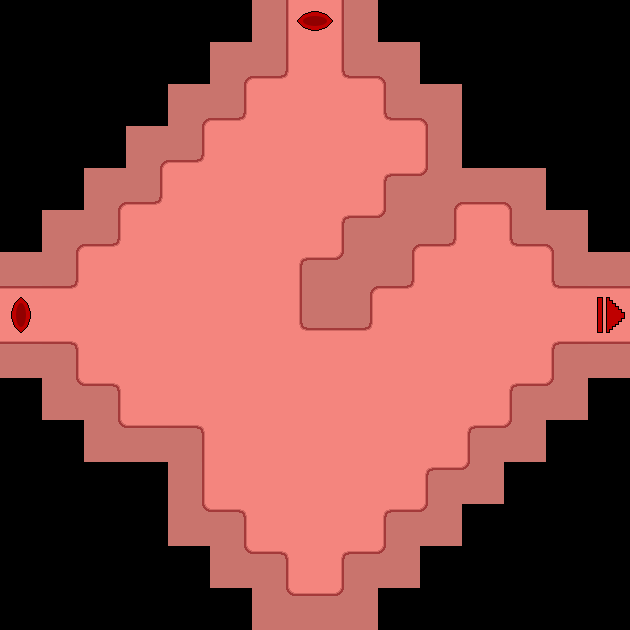

This game map was drawn from its Tiled (.tmx) file and the tilesets committed beside it. A one-line description and the full map source follow:
An orthogonal 15x15 tile map with 42x42 px tiles, 4 tile layers (background, veins, arteries, foreground), 3 tilesets and 33 objects (30x wall, start0, goal, start1).

<map version="1.2" tiledversion="1.3.3" orientation="orthogonal" renderorder="right-down" width="15" height="15" tilewidth="42" tileheight="42" infinite="0" nextlayerid="11" nextobjectid="101">
 <tileset firstgid="1" source="body_tiles.tsx" />
 <tileset firstgid="49" source="artery_and_vein.tsx" />
 <tileset firstgid="89" source="start_and_goal.tsx" />
 <layer id="1" name="background" width="15" height="15">
  <data encoding="csv">
0,0,0,0,0,0,30,1,6,0,0,0,0,0,0,
0,0,0,0,0,38,45,1,9,2,0,0,0,0,0,
0,0,0,0,38,45,1,1,1,9,2,0,0,0,0,
0,0,0,38,45,1,1,1,1,1,6,0,0,0,0,
0,0,38,45,1,1,1,1,1,21,17,42,2,0,0,
0,38,45,1,1,1,1,1,21,17,45,1,9,2,0,
42,45,1,1,1,1,1,21,17,45,1,1,1,9,42,
1,1,1,1,1,1,1,9,45,1,1,1,1,1,1,
18,33,1,1,1,1,1,1,1,1,1,1,1,21,18,
0,26,33,1,1,1,1,1,1,1,1,1,21,14,0,
0,0,26,18,33,1,1,1,1,1,1,21,14,0,0,
0,0,0,0,30,1,1,1,1,1,21,14,0,0,0,
0,0,0,0,26,33,1,1,1,21,14,0,0,0,0,
0,0,0,0,0,26,33,1,21,14,0,0,0,0,0,
0,0,0,0,0,0,26,18,14,0,0,0,0,0,0
</data>
 </layer>
 <layer id="8" name="veins" width="15" height="15">
  <data encoding="csv">
0,0,0,0,0,0,0,0,0,0,0,0,0,0,0,
0,0,0,0,0,0,0,0,0,0,0,0,0,0,0,
0,0,0,0,0,0,0,0,0,0,0,0,0,0,0,
0,0,0,0,0,0,0,0,0,0,0,0,0,0,0,
0,0,0,0,0,0,0,0,0,0,0,0,0,0,0,
0,0,0,0,0,0,0,0,0,0,0,0,0,0,0,
0,0,0,0,0,0,0,0,0,0,0,0,0,0,0,
0,0,0,0,0,0,0,0,0,0,0,0,0,0,0,
0,0,0,0,0,0,0,0,0,0,0,0,0,0,0,
0,0,0,0,0,0,0,0,0,0,0,0,0,0,0,
0,0,0,0,0,0,0,0,0,0,0,0,0,0,0,
0,0,0,0,0,0,0,0,0,0,0,0,0,0,0,
0,0,0,0,0,0,0,0,0,0,0,0,0,0,0,
0,0,0,0,0,0,0,0,0,0,0,0,0,0,0,
0,0,0,0,0,0,0,0,0,0,0,0,0,0,0
</data>
 </layer>
 <layer id="7" name="arteries" width="15" height="15">
  <data encoding="csv">
0,0,0,0,0,0,0,0,0,0,0,0,0,0,0,
0,0,0,0,0,0,0,0,0,0,0,0,0,0,0,
0,0,0,0,0,0,0,0,0,0,0,0,0,0,0,
0,0,0,0,0,0,0,0,0,0,0,0,0,0,0,
0,0,0,0,0,0,0,0,0,0,0,0,0,0,0,
0,0,0,0,0,0,0,0,0,0,0,0,0,0,0,
0,0,0,0,0,0,0,0,0,0,0,0,0,0,0,
0,0,0,0,0,0,0,0,0,0,0,0,0,0,0,
0,0,0,0,0,0,0,0,0,0,0,0,0,0,0,
0,0,0,0,0,0,0,0,0,0,0,0,0,0,0,
0,0,0,0,0,0,0,0,0,0,0,0,0,0,0,
0,0,0,0,0,0,0,0,0,0,0,0,0,0,0,
0,0,0,0,0,0,0,0,0,0,0,0,0,0,0,
0,0,0,0,0,0,0,0,0,0,0,0,0,0,0,
0,0,0,0,0,0,0,0,0,0,0,0,0,0,0
</data>
 </layer>
 <layer id="2" name="foreground" width="15" height="15">
  <data encoding="csv">
0,0,0,0,0,0,0,94,0,0,0,0,0,0,0,
0,0,0,0,0,0,0,0,0,0,0,0,0,0,0,
0,0,0,0,0,0,0,0,0,0,0,0,0,0,0,
0,0,0,0,0,0,0,0,0,0,0,0,0,0,0,
0,0,0,0,0,0,0,0,0,0,0,0,0,0,0,
0,0,0,0,0,0,0,0,0,0,0,0,0,0,0,
0,0,0,0,0,0,0,0,0,0,0,0,0,0,0,
93,0,0,0,0,0,0,0,0,0,0,0,0,0,96,
0,0,0,0,0,0,0,0,0,0,0,0,0,0,0,
0,0,0,0,0,0,0,0,0,0,0,0,0,0,0,
0,0,0,0,0,0,0,0,0,0,0,0,0,0,0,
0,0,0,0,0,0,0,0,0,0,0,0,0,0,0,
0,0,0,0,0,0,0,0,0,0,0,0,0,0,0,
0,0,0,0,0,0,0,0,0,0,0,0,0,0,0,
0,0,0,0,0,0,0,0,0,0,0,0,0,0,0
</data>
 </layer>
 <objectgroup id="4" name="obstacles">
  <object id="68" name="start0" x="294" y="0" width="42" height="42" />
  <object id="69" name="goal" x="588" y="294" width="42" height="42" />
  <object id="70" name="wall" x="252" y="0" width="42" height="84" />
  <object id="71" name="wall" x="210" y="0" width="42" height="126" />
  <object id="72" name="wall" x="168" y="0" width="42" height="168" />
  <object id="73" name="wall" x="126" y="0" width="42" height="210" />
  <object id="74" name="wall" x="84" y="0" width="42" height="252" />
  <object id="75" name="wall" x="42" y="0" width="42" height="294" />
  <object id="76" name="wall" x="0" y="0" width="42" height="294" />
  <object id="77" name="wall" x="42" y="336" width="42" height="126" />
  <object id="78" name="wall" x="84" y="378" width="42" height="84" />
  <object id="79" name="wall" x="126" y="420" width="84" height="42" />
  <object id="80" name="wall" x="0" y="462" width="210" height="168" />
  <object id="81" name="wall" x="210" y="504" width="42" height="126" />
  <object id="82" name="wall" x="252" y="546" width="42" height="84" />
  <object id="83" name="wall" x="294" y="588" width="336" height="42" />
  <object id="84" name="wall" x="336" y="546" width="294" height="42" />
  <object id="85" name="wall" x="378" y="504" width="252" height="42" />
  <object id="86" name="wall" x="420" y="462" width="210" height="42" />
  <object id="87" name="wall" x="462" y="420" width="168" height="42" />
  <object id="88" name="wall" x="504" y="378" width="126" height="42" />
  <object id="89" name="wall" x="546" y="336" width="84" height="42" />
  <object id="90" name="wall" x="546" y="252" width="84" height="42" />
  <object id="91" name="wall" x="504" y="210" width="126" height="42" />
  <object id="92" name="wall" x="378" y="168" width="252" height="42" />
  <object id="93" name="wall" x="336" y="210" width="126" height="42" />
  <object id="94" name="wall" x="294" y="252" width="126" height="42" />
  <object id="95" name="wall" x="294" y="294" width="84" height="42" />
  <object id="96" name="wall" x="420" y="0" width="210" height="168" />
  <object id="97" name="wall" x="378" y="0" width="42" height="126" />
  <object id="98" name="wall" x="336" y="0" width="42" height="84" />
  <object id="99" name="wall" x="0" y="336" width="42" height="126" />
  <object id="100" name="start1" x="0" y="294" width="42" height="42" />
 </objectgroup>
</map>
